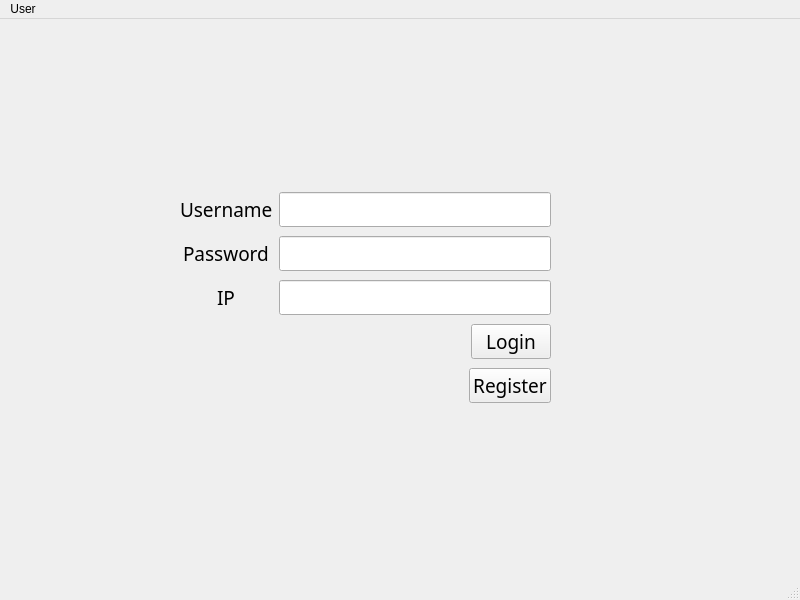
<?xml version="1.0" encoding="UTF-8"?>
<ui version="4.0">
 <class>LoginView</class>
 <widget class="QMainWindow" name="LoginView">
  <property name="geometry">
   <rect>
    <x>0</x>
    <y>0</y>
    <width>800</width>
    <height>600</height>
   </rect>
  </property>
  <property name="windowTitle">
   <string>LoginView</string>
  </property>
  <widget class="QWidget" name="centralwidget">
   <widget class="QWidget" name="gridLayoutWidget">
    <property name="geometry">
     <rect>
      <x>180</x>
      <y>170</y>
      <width>371</width>
      <height>217</height>
     </rect>
    </property>
    <layout class="QGridLayout" name="gridLayout">
     <item row="7" column="1" alignment="Qt::AlignRight">
      <widget class="QPushButton" name="loginButton">
       <property name="sizePolicy">
        <sizepolicy hsizetype="Maximum" vsizetype="Maximum">
         <horstretch>0</horstretch>
         <verstretch>0</verstretch>
        </sizepolicy>
       </property>
       <property name="font">
        <font>
         <family>Ubuntu Mono</family>
         <pointsize>14</pointsize>
        </font>
       </property>
       <property name="text">
        <string>Login</string>
       </property>
      </widget>
     </item>
     <item row="8" column="1" alignment="Qt::AlignRight">
      <widget class="QPushButton" name="registerButton">
       <property name="sizePolicy">
        <sizepolicy hsizetype="Maximum" vsizetype="Maximum">
         <horstretch>0</horstretch>
         <verstretch>0</verstretch>
        </sizepolicy>
       </property>
       <property name="font">
        <font>
         <family>Ubuntu Mono</family>
         <pointsize>14</pointsize>
        </font>
       </property>
       <property name="text">
        <string>Register</string>
       </property>
      </widget>
     </item>
     <item row="6" column="0" alignment="Qt::AlignHCenter|Qt::AlignVCenter">
      <widget class="QLabel" name="label_3">
       <property name="font">
        <font>
         <family>Ubuntu Mono</family>
         <pointsize>14</pointsize>
        </font>
       </property>
       <property name="text">
        <string>IP</string>
       </property>
      </widget>
     </item>
     <item row="4" column="0" alignment="Qt::AlignHCenter|Qt::AlignVCenter">
      <widget class="QLabel" name="label_2">
       <property name="font">
        <font>
         <family>Ubuntu Mono</family>
         <pointsize>14</pointsize>
        </font>
       </property>
       <property name="text">
        <string>Password</string>
       </property>
      </widget>
     </item>
     <item row="2" column="1">
      <widget class="QLineEdit" name="usernameInput">
       <property name="font">
        <font>
         <family>Ubuntu Mono</family>
         <pointsize>14</pointsize>
        </font>
       </property>
      </widget>
     </item>
     <item row="4" column="1">
      <widget class="QLineEdit" name="passwordInput">
       <property name="font">
        <font>
         <family>Ubuntu Mono</family>
         <pointsize>14</pointsize>
        </font>
       </property>
       <property name="echoMode">
        <enum>QLineEdit::Password</enum>
       </property>
      </widget>
     </item>
     <item row="6" column="1">
      <widget class="QLineEdit" name="ipInput">
       <property name="font">
        <font>
         <family>Ubuntu Mono</family>
         <pointsize>14</pointsize>
        </font>
       </property>
      </widget>
     </item>
     <item row="2" column="0" alignment="Qt::AlignHCenter|Qt::AlignVCenter">
      <widget class="QLabel" name="label">
       <property name="font">
        <font>
         <family>Ubuntu Mono</family>
         <pointsize>14</pointsize>
        </font>
       </property>
       <property name="text">
        <string>Username</string>
       </property>
      </widget>
     </item>
    </layout>
   </widget>
  </widget>
  <widget class="QMenuBar" name="menubar">
   <property name="geometry">
    <rect>
     <x>0</x>
     <y>0</y>
     <width>800</width>
     <height>26</height>
    </rect>
   </property>
   <widget class="QMenu" name="menuUser">
    <property name="title">
     <string>User</string>
    </property>
    <addaction name="actionLog_out"/>
   </widget>
   <addaction name="menuUser"/>
  </widget>
  <widget class="QStatusBar" name="statusbar"/>
  <action name="actionLog_out">
   <property name="text">
    <string>Log-out</string>
   </property>
  </action>
 </widget>
 <resources/>
 <connections/>
</ui>
